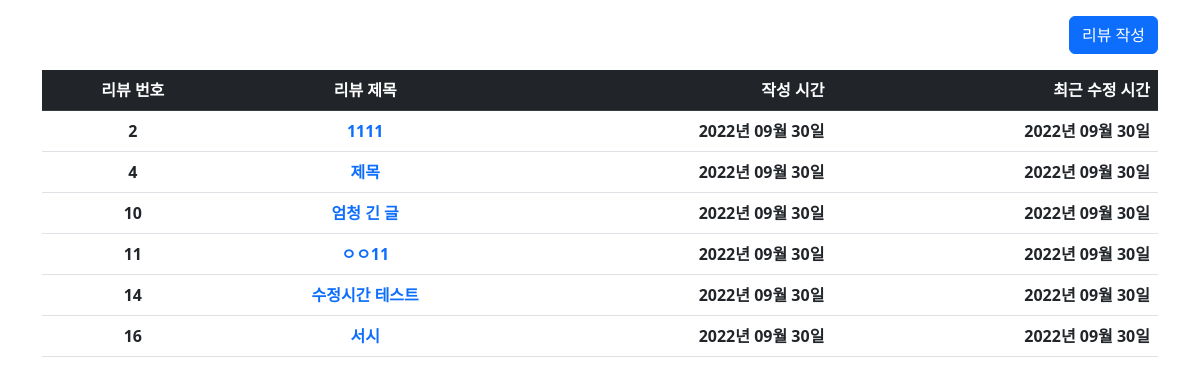
Page /test0930/ on the committed database.
### test0930/models.py (models this page shows)
class Review(models.Model):
    title = models.CharField(max_length=80)
    content = models.TextField()
    created_at = models.DateField(auto_now_add=True)
    updated_at = models.DateField(auto_now=True)

### test0930/views.py (the view)
# urls.py: path("", views.index, name="index"),
def index(request):
    review = Review.objects.all()
    posts = Review.objects.order_by("id")
    context = {
        "review": review,
        "posts": posts,
    }
    return render(request, "test0930/index.html", context)

### pair/pair/test0930/templates/test0930/index.html (shortened to what this page needs)
<!doctype html>
<html lang="en">
<head>
    <link rel="stylesheet" href="https://cdn.jsdelivr.net/npm/bootstrap@5.2.0/dist/css/bootstrap.min.css"
>
</head>
<body>
    <div class="container mt-3">
        <div class="col-12 d-flex justify-content-end">
            <a class="btn btn-primary" href="{% url 'test0930:new' %}">리뷰 작성</a>
        </div>
        <table class="table mt-3">
            <thead class="table-dark">
                <tr>
                    <th scope="col" class="text text-center ">리뷰 번호</th>
                    <th scope="col" class="text text-center ">리뷰 제목</th>
                    <th scope="col" class="text text-end">작성 시간</th>
                    <th scope="col" class="text text-end">최근 수정 시간</th>
                </tr>
            </thead>
            <tbody>
                {% for post in posts %}
                <tr>
                    <td class="text text-center ">
                        {{ post.id }}
                    </td>
                    <td class="text text-center ">
                        <a class="text-decoration-none" href="{% url 'test0930:detail' post.id   %} "> {{ post.title}}
                        </a>
                    </td>
                    <td class="text text-end">
                        {{ post.created_at|date:'Y년 m월 d일' }}
                    </td>
                    <td class="text text-end">
                        {{ post.updated_at|date:'Y년 m월 d일' }}
                    </td>
                </tr>
                {% endfor %}
            </tbody>
        </table>
    </div>
</body>
</html>

### pair/pair/test0930/templates/test0930/index.html (style rules this page uses)
td { font-weight: bold; }

### rows in the picture
Review: id "2", title "1111", created_at "2022년 09월 30일", updated_at "2022년 09월 30일"
Review: id "4", title "제목", created_at "2022년 09월 30일", updated_at "2022년 09월 30일"
Review: id "10", title "엄청 긴 글", created_at "2022년 09월 30일", updated_at "2022년 09월 30일"
Review: id "11", title "ㅇㅇ11", created_at "2022년 09월 30일", updated_at "2022년 09월 30일"
Review: id "14", title "수정시간 테스트", created_at "2022년 09월 30일", updated_at "2022년 09월 30일"
Review: id "16", title "서시", created_at "2022년 09월 30일", updated_at "2022년 09월 30일"
